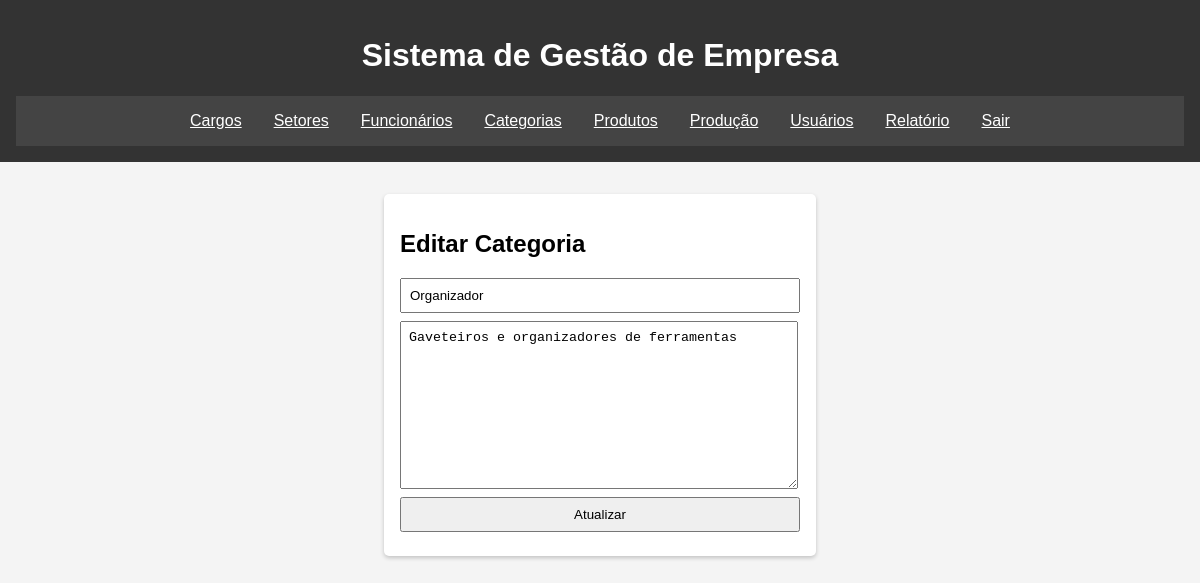
Screenshot of /salvar-categorias.php?id=1 (signed in) with the database file from the repository.
### tables this page shows
CREATE TABLE `categorias` (
  `CategoriaID` int(11) NOT NULL,
  `Nome` varchar(45) DEFAULT NULL,
  `Descricao` tinytext DEFAULT NULL
);

### salvar-categorias.php (the view, shortened to what this page needs)
<?php
include_once './include/conexao.php';
include_once './include/header.php';
$id = isset($_GET['id']) ? $_GET['id'] : null;
if ($id) {
    $sql = "SELECT * FROM categorias WHERE CategoriaID = $id";
    $resultado = $conn->query($sql);
    $categoria = $resultado->fetch_assoc();
}
?>
<main>
   <div id="categoriaID" class="tela">
      <form class="crud-form" method="POST" action="">
        <h2><?php echo $id ? 'Editar Categoria' : 'Cadastro de Categoria'; ?></h2>
        <input type="text" name="nome" placeholder="Nome da Categoria" value="<?php echo $id ? $categoria['Nome'] : ''; ?>" required>
        <textarea name="descricao" placeholder="Descrição" required><?php echo $id ? $categoria['Descricao'] : ''; ?></textarea>
        <button type="submit"><?php echo $id ? 'Atualizar' : 'Salvar'; ?></button>
      </form>
   </div>
</main>
<?php
include_once './include/footer.php';
?>

### assets/style.css (style rules this page uses)
body { font-family: Arial, sans-serif; background-color: #f4f4f4; margin: 0; padding: 0; }
.tela { padding: 2rem; }
.login-form, .crud-form { background-color: white; padding: 1rem; border-radius: 5px; max-width: 400px; margin: auto; box-shadow: 0 2px 4px rgba(0,0,0,0.2); }
input, textarea { display: block; width: 95%; margin: 0.5rem 0; padding: 0.5rem; }
textarea { height: 150px; }
button,select { display: block; width: 100%; margin: 0.5rem 0; padding: 0.5rem; }

### rows the page displays
categorias: nome "Organizador", descricao "Gaveteiros e organizadores de ferramentas"
